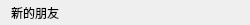
<?xml version="1.0" encoding="UTF-8"?>
<ui version="4.0">
 <class>GroupTipItem</class>
 <widget class="QWidget" name="GroupTipItem">
  <property name="geometry">
   <rect>
    <x>0</x>
    <y>0</y>
    <width>250</width>
    <height>25</height>
   </rect>
  </property>
  <property name="minimumSize">
   <size>
    <width>250</width>
    <height>25</height>
   </size>
  </property>
  <property name="maximumSize">
   <size>
    <width>250</width>
    <height>25</height>
   </size>
  </property>
  <property name="windowTitle">
   <string>Form</string>
  </property>
  <layout class="QVBoxLayout" name="verticalLayout">
   <property name="spacing">
    <number>0</number>
   </property>
   <property name="topMargin">
    <number>0</number>
   </property>
   <property name="rightMargin">
    <number>0</number>
   </property>
   <property name="bottomMargin">
    <number>0</number>
   </property>
   <item>
    <widget class="QLabel" name="label">
     <property name="text">
      <string>新的朋友</string>
     </property>
    </widget>
   </item>
  </layout>
 </widget>
 <resources/>
 <connections/>
</ui>
